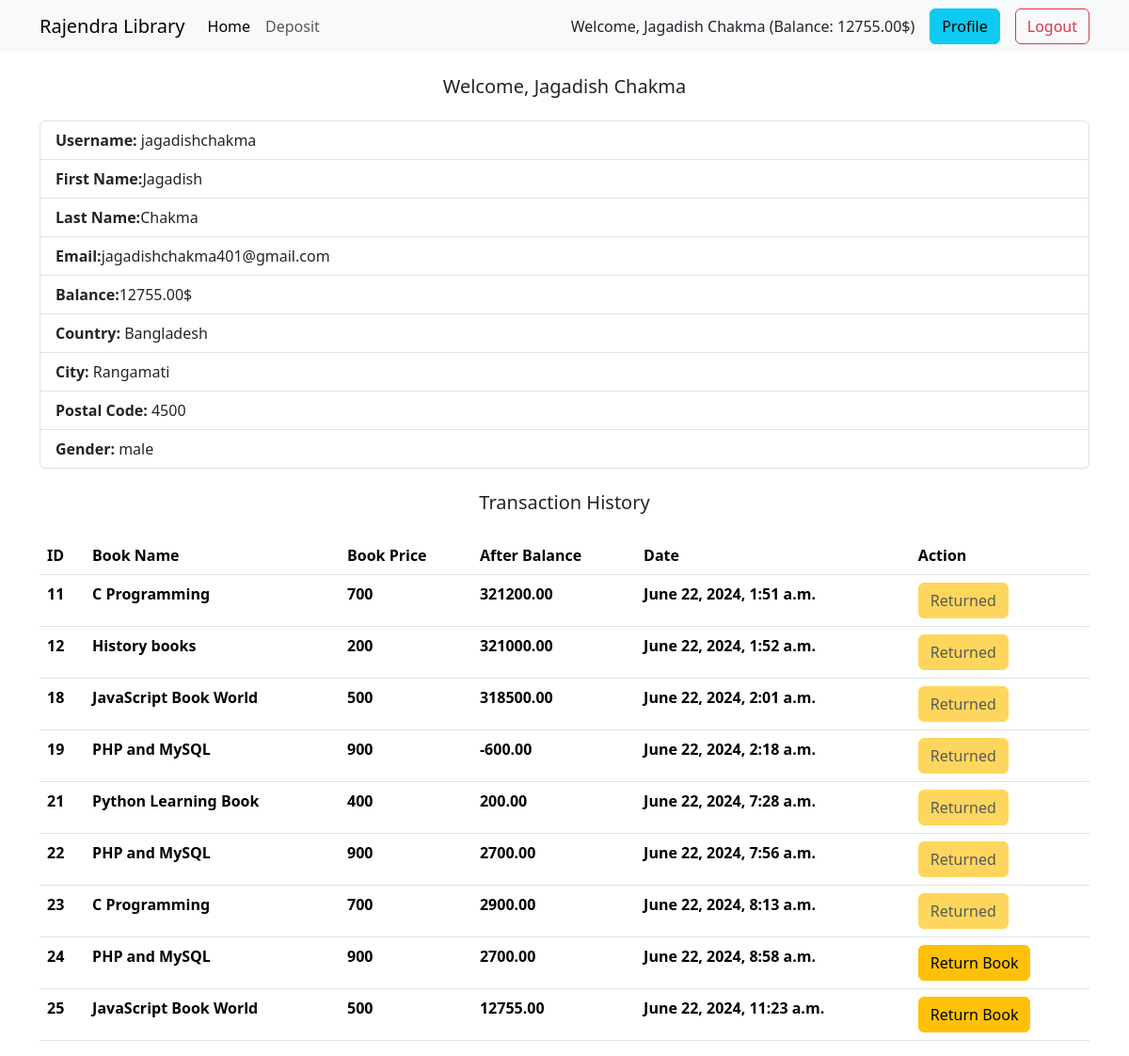
Screenshot of /account/profile/ (signed in) with the database file from the repository.
### accounts/models.py (models this page shows, shortened)
class UserAccountModel(models.Model):
    user = models.OneToOneField(User, on_delete=models.CASCADE, related_name='account')
    birth_date = models.DateField(null=True, blank=True)
    gender = models.CharField(max_length=100, choices=GENDER)
    account_no = models.IntegerField(unique=True)
    account_type = models.CharField(max_length=100, choices=ACCOUNT_TYPE)
    balance = models.DecimalField(default=0, max_digits=12, decimal_places=2)

class UserAddressModel(models.Model):
    user = models.OneToOneField(User,on_delete=models.CASCADE, related_name='address')
    street_address = models.CharField(max_length=100)
    postal_code = models.IntegerField()
    city = models.CharField(max_length=100)
    country = models.CharField(max_length=100)

### books/models.py (models this page shows)
class CreateBookBorrowedHistory(models.Model):
    user = models.ForeignKey(User, on_delete=models.CASCADE, related_name='history')
    book_name = models.CharField(max_length=100)
    book_price = models.IntegerField()
    after_balance = models.DecimalField(max_digits=12, decimal_places=2)
    book_return = models.BooleanField(default=False)
    created_on = models.DateTimeField(auto_now_add=True)

### accounts/views.py (the view)
# urls.py: path('profile/', views.UserProfileView.as_view(), name="profile"),
class UserProfileView(LoginRequiredMixin,TemplateView):
    template_name = 'profile.html'
    def get_context_data(self,*args,**kwargs):
        context = super().get_context_data(*args,**kwargs)
        context['histories'] = CreateBookBorrowedHistory.objects.filter(user=self.request.user)
        return context

### accounts/templates/profile.html (shortened to what this page needs)
{% extends "base.html" %}
{% load crispy_forms_tags %}
{% block body %}
<div class="container">
    <div class="user-info">
        <h5 class="text-center m-4">Welcome, {{user.first_name}} {{user.last_name}}</h5>
        <ul class="list-group">
            <li class="list-group-item"><strong>Username:</strong> {{user.username}}</li>
            <li class="list-group-item"><strong>First Name:</strong>{{user.first_name}}</li>
            <li class="list-group-item"><strong>Last Name:</strong>{{user.last_name}}</li>
            <li class="list-group-item"><strong>Email:</strong>{{user.email}}</li>
            <li class="list-group-item"><strong>Balance:</strong>{{user.account.balance}}$</li>
            <li class="list-group-item"><strong>Country: </strong>{{user.address.country}}</li>
            <li class="list-group-item"><strong>City: </strong>{{user.address.city}}</li>
            <li class="list-group-item"><strong>Postal Code: </strong>{{user.address.postal_code}}</li>
            <li class="list-group-item"><strong>Gender: </strong>{{user.account.gender}}</li>
          </ul>
    </div>
    <div class="user-history">
        <h5 class="text-center m-4">Transaction History</h5>
        <table class="table">
            <thead>
              <tr>
                <th scope="col">ID</th>
                <th scope="col">Book Name</th>
                <th scope="col">Book Price</th>
                <th scope="col">After Balance</th>
                <th scope="col">Date</th>
                <th scope="col">Action</th>
              </tr>
            </thead>
            <tbody>
                {% for history in histories %}
                <tr>
                    <th scope="row">{{history.id}}</th>
                    <th>{{history.book_name}}</th>
                    <th>{{history.book_price}}</th>
                    <th>{{history.after_balance}}</th>
                    <th>{{history.created_on}}</th>
                    <th>
                        {% if history.book_return == False %}
                            <a href="{% url 'book_return' history.id %}" class="btn btn-warning">Return Book</a>
                        {% else %}
                        <a href="" class="btn btn-warning disabled">Returned</a>
                        {% endif %}
                    </th>
                </tr>
                {% endfor %}
            </tbody>
          </table>
    </div>
</div>
{% endblock %}

### core/templates/navigation.html (shortened to what this page needs)
<nav class="navbar navbar-expand-lg bg-body-tertiary">
  <div class="container">
    <a class="navbar-brand" href="{% url 'home' %}">Rajendra Library</a>
    <div class="collapse navbar-collapse" id="navbarSupportedContent">
      <ul class="navbar-nav me-auto mb-2 mb-lg-0">
        <li class="nav-item">
          <a class="nav-link active" aria-current="page" href="{% url 'home' %}">Home</a>
        </li>
        {% if user.is_authenticated %}
        <li class="nav-item">
          <a href="{% url 'deposit' %}" class="nav-link">Deposit</a>
        </li>
        {% endif %}
      </ul>
      <div class="d-flex align-items-center">
        {% if user.is_authenticated %}
        <span>Welcome, {{user.first_name}} {{user.last_name}} (Balance: {{user.account.balance}}$) </span>
        <a href="{% url 'profile' %}" class="btn btn-info ms-3">Profile</a>
        <form action ="{% url 'logout' %}" method="post">
          <input type="submit" value="Logout" class="btn btn-outline-danger ms-3">
        </form>
        {% else %}
        <a href="{% url 'signup' %}" class="btn btn-info">Signup</a>
        <a href="{% url 'login' %}" class="btn btn-outline-danger ms-3">Login</a>
        {% endif %}
      </div>
    </div>
  </div>
</nav>

### rows the page displays
CreateBookBorrowedHistory: id "11", book_name "C Programming", book_price "700", after_balance "321200.00", created_on "June 22, 2024, 1:51 a.m.", book_return "Returned"
CreateBookBorrowedHistory: id "12", book_name "History books", book_price "200", after_balance "321000.00", created_on "June 22, 2024, 1:52 a.m.", book_return "Returned"
CreateBookBorrowedHistory: id "18", book_name "JavaScript Book World", book_price "500", after_balance "318500.00", created_on "June 22, 2024, 2:01 a.m.", book_return "Returned"
CreateBookBorrowedHistory: id "19", book_name "PHP and MySQL", book_price "900", after_balance "-600.00", created_on "June 22, 2024, 2:18 a.m.", book_return "Returned"
CreateBookBorrowedHistory: id "21", book_name "Python Learning Book", book_price "400", after_balance "200.00", created_on "June 22, 2024, 7:28 a.m.", book_return "Returned"
CreateBookBorrowedHistory: id "22", book_name "PHP and MySQL", book_price "900", after_balance "2700.00", created_on "June 22, 2024, 7:56 a.m.", book_return "Returned"
CreateBookBorrowedHistory: id "23", book_name "C Programming", book_price "700", after_balance "2900.00", created_on "June 22, 2024, 8:13 a.m.", book_return "Returned"
CreateBookBorrowedHistory: id "24", book_name "PHP and MySQL", book_price "900", after_balance "2700.00", created_on "June 22, 2024, 8:58 a.m.", book_return "Return Book"
CreateBookBorrowedHistory: id "25", book_name "JavaScript Book World", book_price "500", after_balance "12755.00", created_on "June 22, 2024, 11:23 a.m.", book_return "Return Book"

### other values shown
{{ user.first_name }} "Jagadish"
{{ user.last_name }} "Chakma"
{{ user.account.balance }} "12755.00"
{{ user.username }} "jagadishchakma"
{{ user.email }} "jagadishchakma401@gmail.com"
{{ user.address.country }} "Bangladesh"
{{ user.address.city }} "Rangamati"
{{ user.address.postal_code }} "4500"
{{ user.account.gender }} "male"
